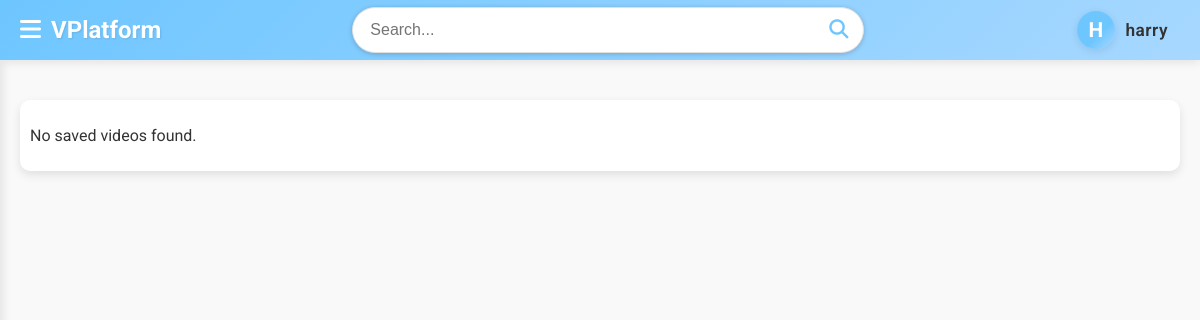
Before: /saved_videos/ (signed in) with the older database file.
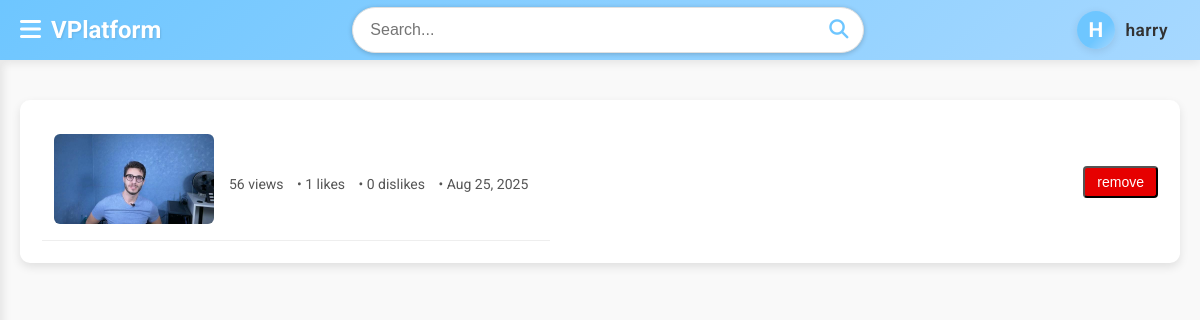
After: the same page with the newer database file.
### videos_display/models.py (models this page shows, shortened)
class Saved_video(models.Model):
    user = models.ForeignKey(User, on_delete=models.CASCADE)
    video = models.ForeignKey(Video, on_delete=models.CASCADE)
    class Meta:
        unique_together = ('user', 'video')

class Video(models.Model):
    username = models.CharField(max_length=100)
    email = models.EmailField()
    title = models.CharField(max_length=200)
    description = models.CharField(max_length=2000)
    published_date = models.DateField(auto_now=True)
    category = models.CharField(max_length=25)
    video = models.FileField(upload_to='videos/')
    thumbnail = models.ImageField(upload_to='thumbnails/', null=True, blank=True)
    duration = models.CharField(max_length=8, blank=True, null=True)  # in seconds
    views = models.PositiveIntegerField(default=0)
    likes = models.PositiveIntegerField(default=0)
    dislikes = models.PositiveIntegerField(default=0)

### videos_display/views.py (the view)
# urls.py: path('saved_videos/', vd_views.show_saved_videos, name='saved_videos'),
def show_saved_videos(request):
    if request.user.is_authenticated:
        saved_videos = Saved_video.objects.filter(user=request.user)
        return render(request, 'videos_display/saved_videos.html', {'watch_later_videos': saved_videos})
    else:
        return render(request, 'User/sign_in_request_page.html')

### videos_display/templates/videos_display/saved_videos.html (shortened to what this page needs)
{% extends 'base.html' %}
{% load static %}
{% block extra_css %}
<link rel="stylesheet" href="{% static 'css/liked_video_page.css' %}">
{% endblock %}
{% block content %}
<div class="video-list" id="liked-videos-list">
    {% for video in watch_later_videos %}
    <div class="video-item" id="{{ video.video.id }}">
            <a href="{% url 'full_video' video.video.id %}" class="video-item">
        <div class="video-thumbnail">
            <img src="{{ video.video.thumbnail.url }}" alt="" srcset="">
        </div>
        <div class="video-details">
            <div class="video-meta">
                <span>{{ video.video.views }} views</span> •
                <span>{{ video.video.likes }} likes</span> •
                <span>{{ video.video.dislikes }} dislikes</span> •
                <span>{{ video.video.published_date|date:"M d, Y" }}</span>
            </div>
        </div>
    </a>
        <div class="video-actions">
            <button onclick="removeSaved('{{ video.video.id }}')" class="action-btn delete-btn">remove</button>
        </div>
    </div>
    {% empty %}
    <p>No saved videos found.</p>
    {% endfor %}
</div>
{% endblock %}

Changed rows visible on the page:
added Saved_video: video.thumbnail (picture), video.views "56", video.likes "1", video.dislikes "0", video.published_date "Aug 25, 2025"
Other visible differences:
text no longer shown: "No saved videos found."
